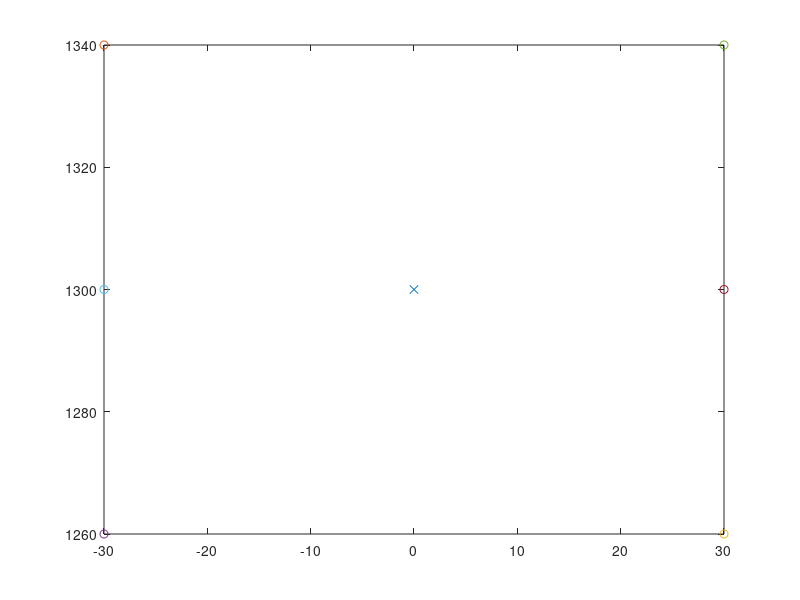
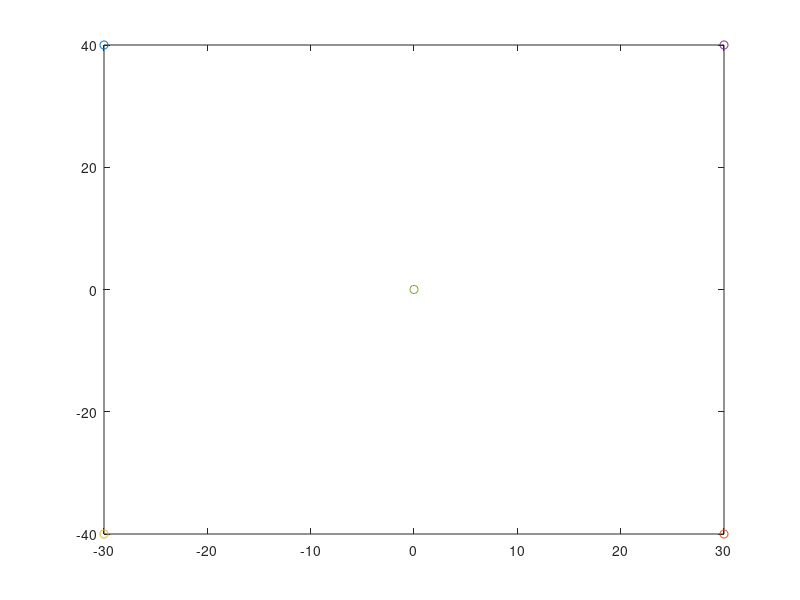

MATLAB code for these plots, in order:
%%
Centroid = [30,40];
% tcp = tcpclient("192.168.125.1", 1025);
% str = char(65)
% % UnicodeVal = double(str);
% Letter = "wqe";
currentCoords = [1336,0,1300]
startPos = currentCoords; % Where the robot will start writing from
% for i = 65:90
Letter= "E"

if Letter == "A" % 5 Points all linear
    
    startPos(3) = startPos(3) + Centroid(2);
    L_Corner = [currentCoords(1), currentCoords(2) - Centroid(1), currentCoords(3)-Centroid(2)];
    currentCoords + L_Corner
    R_Corner = [currentCoords(1), currentCoords(2) + Centroid(1), currentCoords(3)-Centroid(2)];
    currentCoords + R_Corner
    L_Mid = [currentCoords(1), currentCoords(2) -  Centroid(1)*0.6, currentCoords(3)-(2*Centroid(2)*0.6-Centroid(2))];
    R_Mid = [currentCoords(1), currentCoords(2) + Centroid(1)*0.6, currentCoords(3)-(2*Centroid(2)*0.6-Centroid(2))];
%     tcp.write(string(startPos(2), startPos(3)))
%     test = tcp.read();
%     if test == "next"
%         tcp.write(string(L_Corner(2), L_Corner(3)));
%     end
%     test = tcp.read();
%     if test == "next"
%         tcp.write(string(startPos(2), startPos(3)));
%     end
%     test = tcp.read()
%     if test == "next"
%         tcp.write(string(R_Corner(2), R_Corner(3)));
%     end
    figure;
    plot(currentCoords(2), currentCoords(3),"x")
    hold on;
    plot(startPos(2), startPos(3), '-o')
    hold on;
    plot(L_Corner(2), L_Corner(3), '-o')
    hold on;
    plot(R_Corner(2), R_Corner(3), '-o')
    hold on;
    plot(L_Mid(2), L_Mid(3), '-o')
    hold on;
    plot(R_Mid(2), R_Mid(3), '-o')
end

if Letter == "B" % 6 points 2 circular movements
    startPos = [currentCoords(1),currentCoords(2)-(Centroid(1)*0.4), currentCoords(3)+Centroid(2)]
    L_Bottom = [currentCoords(1), currentCoords(2) - (Centroid(1)*.4), currentCoords(3)-Centroid(2)]
    L_Mid = [currentCoords(1), currentCoords(2) - (Centroid(1)*0.4), currentCoords(3)]
%     Mid = [currentCoords(1), currentCoords(2) - (Centroid(1)*0.25), currentCoords(3)]
    Mid = currentCoords;
    Bott_Mid = [Mid(1), Mid(2), currentCoords(3)-Centroid(2)]
    Top_Mid = [Mid(1), Mid(2), currentCoords(3)+Centroid(2)]
    figure;
    plot(currentCoords(2), currentCoords(3), '-x');
    hold on;
    plot(startPos(2), startPos(3), '-o')
    hold on;
    plot(L_Bottom(2), L_Bottom(3), '-o')
    hold on;
%     plot(R_Corner(2), R_Corner(3), '-o')
%     hold on;
    plot(L_Mid(2), L_Mid(3), '-o')
    hold on;
    plot(Mid(2), Mid(3), '-o')
    plot(Top_Mid(2), Top_Mid(3), '-o')
    hold on;
    plot(Bott_Mid(2), Bott_Mid(3), '-o')
    hold on;
end

if Letter == "C" % 4 points all circular movements
    startPos = [currentCoords(1),currentCoords(2), currentCoords(3)+Centroid(2)]
    Bottom = [currentCoords(1), currentCoords(2), currentCoords(3)-Centroid(2)]
    Top_Arc = [currentCoords(1),currentCoords(2)+(Centroid(2)*0.1), currentCoords(3)+(Centroid(2)*0.9)]
    Bottom_Arc = [currentCoords(1), currentCoords(2)+(Centroid(2)*0.1), currentCoords(3)-(Centroid(2)*0.9)]
    figure;
    plot(currentCoords(2), currentCoords(3), '-x');
    hold on;
    plot(startPos(2), startPos(3), '-o')
    hold on;
    plot(Bottom(2), Bottom(3), '-o')
    hold on;
    plot(Top_Arc(2), Top_Arc(3), '-o')
    hold on;
    plot(Bottom_Arc(2), Bottom_Arc(3), '-o')
end

if Letter == "D" % 2 points 1 circular movement
    startPos = [currentCoords(1),currentCoords(2)-Centroid(1), currentCoords(3)+Centroid(2)]
    Bottom = [currentCoords(1), currentCoords(2)-Centroid(1), currentCoords(3)-Centroid(2)]
    figure;
    plot(currentCoords(2), currentCoords(3), '-x');
    hold on;
    plot(startPos(2), startPos(3), '-o')
    hold on;
    plot(Bottom(2), Bottom(3), '-o')
end

if Letter == "E" % 6 points All Linear movement
    startPos = [currentCoords(1),currentCoords(2)-Centroid(1), currentCoords(3)+Centroid(2)]
    L_Bott_Corner = [currentCoords(1), currentCoords(2)-Centroid(1), currentCoords(3)-Centroid(2)]
    R_Bott_Corner = [currentCoords(1), currentCoords(2)+Centroid(1), currentCoords(3)-Centroid(2)]
    R_Top_Corner = [currentCoords(1), currentCoords(2)+Centroid(1), currentCoords(3)+Centroid(2)]
    L_Mid = [currentCoords(1), currentCoords(2)-Centroid(1), currentCoords(3)]
    R_Mid = [currentCoords(1), currentCoords(2)+Centroid(1), currentCoords(3)]
    figure;
    plot(currentCoords(2), currentCoords(3), '-x');
    hold on;
    plot(startPos(2), startPos(3), '-o')
    hold on;
    plot(R_Bott_Corner(2), R_Bott_Corner(3), '-o')
    hold on;
    plot(L_Bott_Corner(2), L_Bott_Corner(3), '-o')
    hold on;
    plot(R_Top_Corner(2), R_Top_Corner(3), '-o')
    hold on;
    plot(L_Mid(2), L_Mid(3), '-o')
    hold on;
    plot(R_Mid(2), R_Mid(3), '-o')
end

if Letter == "F" % 5 points All Linear movement
    startPos = [currentCoords(1),currentCoords(2)-Centroid(1), currentCoords(3)+Centroid(2)]
    L_Bott_Corner = [currentCoords(1), currentCoords(2)-Centroid(1), currentCoords(3)-Centroid(2)]
    R_Top_Corner = [currentCoords(1), currentCoords(2)+Centroid(1), currentCoords(3)+Centroid(2)]
    L_Mid = [currentCoords(1), currentCoords(2)-Centroid(1), currentCoords(3)]
    R_Mid = [currentCoords(1), currentCoords(2)+Centroid(1), currentCoords(3)]
    figure;
    plot(currentCoords(2), currentCoords(3), '-x');
    hold on;
    plot(startPos(2), startPos(3), '-o')
    hold on;
    plot(L_Bott_Corner(2), L_Bott_Corner(3), '-o')
    hold on;
    plot(R_Top_Corner(2), R_Top_Corner(3), '-o')
    hold on;
    plot(L_Mid(2), L_Mid(3), '-o')
    hold on;
    plot(R_Mid(2), R_Mid(3), '-o')
end

if Letter == "G" % 5 points All Linear movement
    startPos = [currentCoords(1),currentCoords(2), currentCoords(3)+Centroid(2)]
    Bottom = [currentCoords(1), currentCoords(2), currentCoords(3)-Centroid(2)]
    R_Mid = [currentCoords(1), currentCoords(2)+Centroid(1), currentCoords(3)]
    R_Bott_Corner = [currentCoords(1), currentCoords(2)+Centroid(1), currentCoords(3)-Centroid(2)]
    Top_Arc = [currentCoords(1),currentCoords(2)+(Centroid(2)*0.1), currentCoords(3)+(Centroid(2)*0.9)]
    Mid = currentCoords;
    figure;
    plot(currentCoords(2), currentCoords(3), '-x');
    hold on;
    plot(startPos(2), startPos(3), '-o')
    hold on;
    plot(Bottom(2), Bottom(3), '-o')
    hold on;
    plot(R_Mid(2), R_Mid(3), '-o')
    hold on;
    plot(R_Bott_Corner(2), R_Bott_Corner(3), '-o')
    hold on;
    plot(Top_Arc(2), Top_Arc(3), '-o')
end

if Letter == "H" % 5 points All Linear movement
    startPos = [currentCoords(1),currentCoords(2)-Centroid(1), currentCoords(3)+Centroid(2)]
    L_Bott_Corner = [currentCoords(1), currentCoords(2)-Centroid(1), currentCoords(3)-Centroid(2)]
    R_Bott_Corner = [currentCoords(1), currentCoords(2)+Centroid(1), currentCoords(3)-Centroid(2)]
    R_Top_Corner = [currentCoords(1), currentCoords(2)+Centroid(1), currentCoords(3)+Centroid(2)]
    L_Mid = [currentCoords(1), currentCoords(2)-Centroid(1), currentCoords(3)]
    R_Mid = [currentCoords(1), currentCoords(2)+Centroid(1), currentCoords(3)]
    figure;
    plot(currentCoords(2), currentCoords(3), '-x');
    hold on;
    plot(startPos(2), startPos(3), '-o')
    hold on;
    plot(R_Bott_Corner(2), R_Bott_Corner(3), '-o')
    hold on;
    plot(L_Bott_Corner(2), L_Bott_Corner(3), '-o')
    hold on;
    plot(R_Top_Corner(2), R_Top_Corner(3), '-o')
    hold on;
    plot(L_Mid(2), L_Mid(3), '-o')
    hold on;
    plot(R_Mid(2), R_Mid(3), '-o')
end

if Letter == "I" % 5 points All Linear movement
    startPos = [currentCoords(1),currentCoords(2)-Centroid(1), currentCoords(3)+Centroid(2)]
    L_Bott_Corner = [currentCoords(1), currentCoords(2)-Centroid(1), currentCoords(3)-Centroid(2)]
    R_Bott_Corner = [currentCoords(1), currentCoords(2)+Centroid(1), currentCoords(3)-Centroid(2)]
    R_Top_Corner = [currentCoords(1), currentCoords(2)+Centroid(1), currentCoords(3)+Centroid(2)]
    Top_Mid = [currentCoords(1), currentCoords(2), currentCoords(3)+Centroid(2)]
    Bott_Mid = [currentCoords(1), currentCoords(2), currentCoords(3)-Centroid(2)]
    figure;
    plot(currentCoords(2), currentCoords(3), '-x');
    hold on;
    plot(startPos(2), startPos(3), '-o')
    hold on;
    plot(R_Bott_Corner(2), R_Bott_Corner(3), '-o')
    hold on;
    plot(L_Bott_Corner(2), L_Bott_Corner(3), '-o')
    hold on;
    plot(R_Top_Corner(2), R_Top_Corner(3), '-o')
    hold on;
    plot(Top_Mid(2), Top_Mid(3), '-o')
    hold on;
    plot(Bott_Mid(2), Bott_Mid(3), '-o')
end

if Letter == "J" % 3 points 1 Circular movement
    startPos = [currentCoords(1), currentCoords(2), currentCoords(3)+Centroid(2)]
    Bott_Arc_Mid = [currentCoords(1), currentCoords(2), currentCoords(3)-(Centroid(2)*0.7)]
    Bott_Arc_L = [currentCoords(1), currentCoords(2)-Centroid(1), currentCoords(3)-(Centroid(2)*0.7)]
    figure;
    plot(currentCoords(2), currentCoords(3), '-x');
    hold on;
    plot(startPos(2), startPos(3), '-o')
    hold on;
    plot(Bott_Arc_Mid(2), Bott_Arc_Mid(3), '-o')
    hold on;
    plot(Bott_Arc_L(2), Bott_Arc_L(3), '-o')
end

if Letter == "K" % 5 points All Linear movement
    startPos = [currentCoords(1),currentCoords(2)-Centroid(1), currentCoords(3)+Centroid(2)]
    L_Bott_Corner = [currentCoords(1), currentCoords(2)-Centroid(1), currentCoords(3)-Centroid(2)]
    R_Bott_Corner = [currentCoords(1), currentCoords(2)+Centroid(1), currentCoords(3)-Centroid(2)]
    R_Top_Corner = [currentCoords(1), currentCoords(2)+Centroid(1), currentCoords(3)+Centroid(2)]
    L_Mid = [currentCoords(1), currentCoords(2)-Centroid(1), currentCoords(3)]
    figure;
    plot(currentCoords(2), currentCoords(3), '-x');
    hold on;
    plot(startPos(2), startPos(3), '-o')
    hold on;
    plot(R_Bott_Corner(2), R_Bott_Corner(3), '-o')
    hold on;
    plot(L_Bott_Corner(2), L_Bott_Corner(3), '-o')
    hold on;
    plot(R_Top_Corner(2), R_Top_Corner(3), '-o')
    hold on;
    plot(L_Mid(2), L_Mid(3), '-o')
end

if Letter == "L" % 3 points 1 Circular movement
    startPos = [currentCoords(1),currentCoords(2)-Centroid(1), currentCoords(3)+Centroid(2)]
    L_Bott_Corner = [currentCoords(1), currentCoords(2)-Centroid(1), currentCoords(3)-Centroid(2)]
    R_Bott_Corner = [currentCoords(1), currentCoords(2)+Centroid(1), currentCoords(3)-Centroid(2)]
    figure;
    plot(currentCoords(2), currentCoords(3), '-x');
    hold on;
    plot(startPos(2), startPos(3), '-o')
    hold on;
    plot(R_Bott_Corner(2), R_Bott_Corner(3), '-o')
    hold on;
    plot(L_Bott_Corner(2), L_Bott_Corner(3), '-o')
end

if Letter == "M" % 5 points All Linear movement
    startPos = [currentCoords(1),currentCoords(2)-Centroid(1), currentCoords(3)+Centroid(2)]
    L_Bott_Corner = [currentCoords(1), currentCoords(2)-Centroid(1), currentCoords(3)-Centroid(2)]
    R_Bott_Corner = [currentCoords(1), currentCoords(2)+Centroid(1), currentCoords(3)-Centroid(2)]
    R_Top_Corner = [currentCoords(1), currentCoords(2)+Centroid(1), currentCoords(3)+Centroid(2)]
    Mid = currentCoords
    figure;
    plot(currentCoords(2), currentCoords(3), '-x');
    hold on;
    plot(startPos(2), startPos(3), '-o')
    hold on;
    plot(R_Bott_Corner(2), R_Bott_Corner(3), '-o')
    hold on;
    plot(L_Bott_Corner(2), L_Bott_Corner(3), '-o')
    hold on;
    plot(R_Top_Corner(2), R_Top_Corner(3), '-o')
    hold on;
    plot(Mid(2), Mid(3), '-o')
end

if Letter == "N" % 5 points All Linear movement - Same as points as M
    % Start at Bottom Left Corner
    startPos = [currentCoords(1), currentCoords(2)-Centroid(1), currentCoords(3)-Centroid(2)]
    L_Top_Corner = [currentCoords(1),currentCoords(2)-Centroid(1), currentCoords(3)+Centroid(2)]
    R_Bott_Corner = [currentCoords(1), currentCoords(2)+Centroid(1), currentCoords(3)-Centroid(2)]
    R_Top_Corner = [currentCoords(1), currentCoords(2)+Centroid(1), currentCoords(3)+Centroid(2)]
    Mid = currentCoords
    figure;
    plot(currentCoords(2), currentCoords(3), '-x');
    hold on;
    plot(startPos(2), startPos(3), '-o')
    hold on;
    plot(R_Bott_Corner(2), R_Bott_Corner(3), '-o')
    hold on;
    plot(L_Bott_Corner(2), L_Bott_Corner(3), '-o')
    hold on;
    plot(R_Top_Corner(2), R_Top_Corner(3), '-o')
    hold on;
    plot(Mid(2), Mid(3), '-o')
    hold on;
    plot(L_Top_Corner(2), L_Top_Corner(3), '-o')
end

if Letter == "O" % 4 points all circular movements
    startPos = [currentCoords(1),currentCoords(2), currentCoords(3)+Centroid(2)]
    Bottom = [currentCoords(1), currentCoords(2), currentCoords(3)-Centroid(2)]
    figure;
    plot(currentCoords(2), currentCoords(3), '-x');
    hold on;
    plot(startPos(2), startPos(3), '-o')
    hold on;
    plot(Bottom(2), Bottom(3), '-o')
end

if Letter == "P" % 3 points 1 Circular movement
    % Start at bottom
    startPos = [currentCoords(1), currentCoords(2)-Centroid(1), currentCoords(3)-Centroid(2)]
    Top = [currentCoords(1), currentCoords(2)-Centroid(1), currentCoords(3)+Centroid(2)]
    L_Mid = [currentCoords(1), currentCoords(2)-Centroid(1), currentCoords(3)]
    figure;
    plot(currentCoords(2), currentCoords(3), '-x');
    hold on;
    plot(startPos(2), startPos(3), '-o')
    hold on;
    plot(Top(2), Top(3), '-o')
    hold on;
    plot(L_Mid(2), L_Mid(3), '-o')
end

if Letter == "Q" % 4 points all circular movements
    startPos = [currentCoords(1),currentCoords(2), currentCoords(3)+Centroid(2)]
    Bottom = [currentCoords(1), currentCoords(2), currentCoords(3)-Centroid(2)]
    Mid = currentCoords;
    R_Bott_Corner = [currentCoords(1), currentCoords(2)+Centroid(1), currentCoords(3)-Centroid(2)]
    figure;
    plot(currentCoords(2), currentCoords(3), '-x');
    hold on;
    plot(startPos(2), startPos(3), '-o')
    hold on;
    plot(Bottom(2), Bottom(3), '-o')
    hold on;
    plot(Mid(2), Mid(3), '-o')
    hold on;
    plot(R_Bott_Corner(2), R_Bott_Corner(3), '-o')
end

if Letter == "R" % 3 points 1 Circular movement
    % Start at bottom
    startPos = [currentCoords(1), currentCoords(2)-Centroid(1), currentCoords(3)-Centroid(2)]
    Top = [currentCoords(1), currentCoords(2)-Centroid(1), currentCoords(3)+Centroid(2)]
    L_Mid = [currentCoords(1), currentCoords(2)-Centroid(1), currentCoords(3)]
    Top_Mid = [currentCoords(1), currentCoords(2), currentCoords(3)+Centroid(2)]
    R_Bott_Corner = [currentCoords(1), currentCoords(2)+Centroid(1), currentCoords(3)-Centroid(2)]
    Mid = currentCoords;
    figure;
    plot(currentCoords(2), currentCoords(3), '-x');
    hold on;
    plot(startPos(2), startPos(3), '-o')
    hold on;
    plot(Top(2), Top(3), '-o')
    hold on;
    plot(L_Mid(2), L_Mid(3), '-o')
    hold on;
    plot(R_Bott_Corner(2), R_Bott_Corner(3), '-o')
    hold on;
    plot(Top_Mid(2), Top_Mid(3), '-o')
end

if Letter == "S" % 5 points 2 Circular movement
    % Start at top right
    startPos = [currentCoords(1), currentCoords(2)+Centroid(1), currentCoords(3)+Centroid(2)]
    L_Bott_Corner = [currentCoords(1), currentCoords(2)-Centroid(1), currentCoords(3)-Centroid(2)]
    Top_Mid = [currentCoords(1), currentCoords(2), currentCoords(3)+Centroid(2)]
    Bott_Mid = [currentCoords(1), currentCoords(2), currentCoords(3)-Centroid(2)]
    Mid = currentCoords;
    figure;
    plot(currentCoords(2), currentCoords(3), '-x');
    hold on;
    plot(startPos(2), startPos(3), '-o')
    hold on;
    plot(Mid(2), Mid(3), '-o')
    hold on;
    plot(L_Bott_Corner(2), L_Bott_Corner(3), '-o')
    hold on;
    plot(R_Top_Corner(2), R_Top_Corner(3), '-o')
    hold on;
    plot(Top_Mid(2), Top_Mid(3), '-o')
    hold on;
    plot(Bott_Mid(2), Bott_Mid(3), '-o')
end

if Letter == "T" % 4 points All Linear movement
    % Start at top left
    startPos = [currentCoords(1),currentCoords(2)-Centroid(1), currentCoords(3)+Centroid(2)]
    R_Top_Corner = [currentCoords(1), currentCoords(2)+Centroid(1), currentCoords(3)+Centroid(2)]
    Top_Mid = [currentCoords(1), currentCoords(2), currentCoords(3)+Centroid(2)]
    Bott_Mid = [currentCoords(1), currentCoords(2), currentCoords(3)-Centroid(2)]
    figure;
    plot(currentCoords(2), currentCoords(3), '-x');
    hold on;
    plot(startPos(2), startPos(3), '-o')
    hold on;
    plot(R_Top_Corner(2), R_Top_Corner(3), '-o')
    hold on;
    plot(Top_Mid(2), Top_Mid(3), '-o')
    hold on;
    plot(Bott_Mid(2), Bott_Mid(3), '-o')
end

if Letter == "U" % 5 points 1 or 2 Linear movement
    % Start at top left corner
    startPos = [currentCoords(1),currentCoords(2)-Centroid(1), currentCoords(3)+Centroid(2)]
    R_Top_Corner = [currentCoords(1), currentCoords(2)+Centroid(1), currentCoords(3)+Centroid(2)]
    Bott_Mid = [currentCoords(1), currentCoords(2), currentCoords(3)-Centroid(2)]
    L_Mid = [currentCoords(1), currentCoords(2)-Centroid(1), currentCoords(3)]
    R_Mid = [currentCoords(1), currentCoords(2)+Centroid(1), currentCoords(3)]
    figure;
    plot(currentCoords(2), currentCoords(3), '-x');
    hold on;
    plot(startPos(2), startPos(3), '-o')
    hold on;
    plot(R_Top_Corner(2), R_Top_Corner(3), '-o')
    hold on;
    plot(Bott_Mid(2), Bott_Mid(3), '-o')
    hold on;
    plot(L_Mid(2), L_Mid(3), '-o')
    hold on;
    plot(R_Mid(2), R_Mid(3), '-o')
end

if Letter == "V" % 5 points All Linear movement
    % Start at top left corner
    startPos = [currentCoords(1),currentCoords(2)-Centroid(1), currentCoords(3)+Centroid(2)]
    Bott_Mid = [currentCoords(1), currentCoords(2), currentCoords(3)-Centroid(2)]
    R_Top_Corner = [currentCoords(1), currentCoords(2)+Centroid(1), currentCoords(3)+Centroid(2)]
    figure;
    plot(currentCoords(2), currentCoords(3), '-x');
    hold on;
    plot(startPos(2), startPos(3), '-o')
    hold on;
    plot(R_Top_Corner(2), R_Top_Corner(3), '-o')
    hold on;
    plot(Bott_Mid(2), Bott_Mid(3), '-o')
end

if Letter == "W" % 5 points All Linear movement
    % Start at top left corner
    startPos = [currentCoords(1),currentCoords(2)-Centroid(1), currentCoords(3)+Centroid(2)]
    L_Bott = [currentCoords(1), currentCoords(2)-(Centroid(2)/2), currentCoords(3)-Centroid(2)]
    R_Bott = [currentCoords(1), currentCoords(2)+(Centroid(2)/2), currentCoords(3)-Centroid(2)]
    R_Top_Corner = [currentCoords(1), currentCoords(2)+Centroid(1), currentCoords(3)+Centroid(2)]
    Mid = currentCoords;
    figure;
    plot(currentCoords(2), currentCoords(3), '-x');
    hold on;
    plot(Mid(2), Mid(3), '-o')
    hold on;
    plot(startPos(2), startPos(3), '-o')
    hold on;
    plot(R_Top_Corner(2), R_Top_Corner(3), '-o')
    hold on;
    plot(L_Bott(2), L_Bott(3), '-o')
    hold on;
    plot(R_Bott(2), R_Bott(3), '-o')
end

if Letter == "X" % 5 points All Linear movement
    startPos = [currentCoords(1),currentCoords(2)-Centroid(1), currentCoords(3)+Centroid(2)]
    L_Bott_Corner = [currentCoords(1), currentCoords(2)-Centroid(1), currentCoords(3)-Centroid(2)]
    R_Bott_Corner = [currentCoords(1), currentCoords(2)+Centroid(1), currentCoords(3)-Centroid(2)]
    R_Top_Corner = [currentCoords(1), currentCoords(2)+Centroid(1), currentCoords(3)+Centroid(2)]
    figure;
    plot(currentCoords(2), currentCoords(3), '-x');
    hold on;
    plot(startPos(2), startPos(3), '-o')
    hold on;
    plot(R_Bott_Corner(2), R_Bott_Corner(3), '-o')
    hold on;
    plot(L_Bott_Corner(2), L_Bott_Corner(3), '-o')
    hold on;
    plot(R_Top_Corner(2), R_Top_Corner(3), '-o')
end

if Letter == "Y" % 5 points All Linear movement
    % Start as Left Top Corner
    startPos = [currentCoords(1),currentCoords(2)-Centroid(1), currentCoords(3)+Centroid(2)]
    R_Top_Corner = [currentCoords(1), currentCoords(2)+Centroid(1), currentCoords(3)+Centroid(2)]
    L_Top_Corner = [currentCoords(1),currentCoords(2)-Centroid(1), currentCoords(3)+Centroid(2)]
    Mid = currentCoords;
    Bott_Mid = [currentCoords(1), currentCoords(2), currentCoords(3)-Centroid(2)]
    figure;
    plot(currentCoords(2), currentCoords(3), '-x');
    hold on;
    plot(startPos(2), startPos(3), '-o')
    hold on;
    plot(R_Top_Corner(2), R_Top_Corner(3), '-o')
    hold on;
    plot(L_Top_Corner(2), L_Top_Corner(3), '-o')
    hold on;
    plot(Mid(2), Mid(3), '-o')
    hold on;
    plot(Bott_Mid(2), Bott_Mid(3), '-o')
end

if Letter == "Z" % 4 points All Linear movement
    % Start at top left corner
    startPos = [currentCoords(1),currentCoords(2)-Centroid(1), currentCoords(3)+Centroid(2)]
    L_Bott_Corner = [currentCoords(1), currentCoords(2)-Centroid(1), currentCoords(3)-Centroid(2)]
    R_Bott_Corner = [currentCoords(1), currentCoords(2)+Centroid(1), currentCoords(3)-Centroid(2)]
    R_Top_Corner = [currentCoords(1), currentCoords(2)+Centroid(1), currentCoords(3)+Centroid(2)]
    figure;
    plot(currentCoords(2), currentCoords(3), '-x');
    hold on;
    plot(startPos(2), startPos(3), '-o')
    hold on;
    plot(R_Bott_Corner(2), R_Bott_Corner(3), '-o')
    hold on;
    plot(L_Bott_Corner(2), L_Bott_Corner(3), '-o')
    hold on;
    plot(R_Top_Corner(2), R_Top_Corner(3), '-o')
end

% end

%% Displaying X and Y changes needed

% Letter= char(i)
currentCoords = [1336,0,1090]
Letter = "N";
Centroid = [30,40];

if Letter == "A" % 5 Points all linear
    startPos = [currentCoords(1),currentCoords(2), currentCoords(3)+Centroid(2)];
    L_Corner = [currentCoords(1), currentCoords(2) - Centroid(1), currentCoords(3)-Centroid(2)];
    R_Corner = [currentCoords(1), currentCoords(2) + Centroid(1), currentCoords(3)-Centroid(2)];
    L_Mid = (L_Corner(:) + startPos(:)).'/2;
    R_Mid = (R_Corner(:) + startPos(:)).'/2;
    Midpoint = (R_Mid(:) + L_Corner(:)).'/2

    startPosANS = [0,0, Centroid(2)]
    L_Corner_ANS = [0, - Centroid(1), -Centroid(2)]
    R_Corner_ANS = [0, Centroid(1), -Centroid(2)]
    L_Mid_ANS = (L_Corner_ANS(:) + startPosANS(:)).'/2
    R_Mid_ANS = (R_Corner_ANS(:) + startPosANS(:)).'/2

%     L_Mid = [currentCoords(1), currentCoords(2) -  Centroid(1)*0.6, currentCoords(3)-(2*Centroid(2)*0.6-Centroid(2))];
%     R_Mid = [currentCoords(1), currentCoords(2) + Centroid(1)*0.6, currentCoords(3)-(2*Centroid(2)*0.6-Centroid(2))];
%   TCP 
%     tcp.write(string(startPos(2), startPos(3)))
%     test = tcp.read();
%     if test == "next"
%         tcp.write(string(L_Corner(2), L_Corner(3)));
%     end
%     test = tcp.read();
%     if test == "next"
%         tcp.write(string(startPos(2), startPos(3)));
%     end
%     test = tcp.read()
%     if test == "next"
%         tcp.write(string(R_Corner(2), R_Corner(3)));
%     end

    figure;
    plot(currentCoords(2), currentCoords(3),"x")
    hold on;
    plot(startPos(2), startPos(3), '-o')
    hold on;
    plot(L_Corner(2), L_Corner(3), '-o')
    hold on;
    plot(R_Corner(2), R_Corner(3), '-o')
    hold on;
    plot(L_Mid(2), L_Mid(3), '-o')
    hold on;
    plot(R_Mid(2), R_Mid(3), '-o')
end

if Letter == "B" % 6 points 2 circular movements
    startPos = [currentCoords(1),currentCoords(2)-(Centroid(1)), currentCoords(3)+Centroid(2)]
    L_Bottom = [currentCoords(1), currentCoords(2) - (Centroid(1)), currentCoords(3)-Centroid(2)]
    L_Mid = [currentCoords(1), currentCoords(2) - (Centroid(1)), currentCoords(3)]
%     Mid = [currentCoords(1), currentCoords(2) - (Centroid(1)*0.25), currentCoords(3)]
    Mid = currentCoords
    Bott_Mid = [Mid(1), Mid(2), currentCoords(3)-Centroid(2)]
    Top_Mid = [Mid(1), Mid(2), currentCoords(3)+Centroid(2)]

    startPosANS = [0,-(Centroid(1)), Centroid(2)]
    L_Bottom_ANS = [0, - (Centroid(1)), -Centroid(2)]
    Bott_Mid_ANS = [0, 0, -Centroid(2)]
    Top_Mid_ANS = [0, 0, Centroid(2)]
    L_Mid_ANS = (L_Bottom_ANS(:) + startPosANS(:)).'/2

    figure;
    plot(currentCoords(2), currentCoords(3), '-x');
    hold on;
    plot(startPos(2), startPos(3), '-o')
    hold on;
    plot(L_Bottom(2), L_Bottom(3), '-o')
    hold on;
%     plot(R_Corner(2), R_Corner(3), '-o')
%     hold on;
    plot(L_Mid(2), L_Mid(3), '-o')
    hold on;
    plot(Mid(2), Mid(3), '-o')
    plot(Top_Mid(2), Top_Mid(3), '-o')
    hold on;
    plot(Bott_Mid(2), Bott_Mid(3), '-o')
    hold on;
end

if Letter == "E" % 6 points All Linear movement
    startPos = [currentCoords(1),currentCoords(2)-Centroid(1), currentCoords(3)+Centroid(2)];
    L_Bott_Corner = [currentCoords(1), currentCoords(2)-Centroid(1), currentCoords(3)-Centroid(2)];
    R_Bott_Corner = [currentCoords(1), currentCoords(2)+Centroid(1), currentCoords(3)-Centroid(2)];
    R_Top_Corner = [currentCoords(1), currentCoords(2)+Centroid(1), currentCoords(3)+Centroid(2)];
    L_Mid = [currentCoords(1), currentCoords(2)-Centroid(1), currentCoords(3)];
    R_Mid = [currentCoords(1), currentCoords(2)+Centroid(1), currentCoords(3)];

    startPos_ANS = [0,-Centroid(1)*-1, Centroid(2)]
    L_Bott_Corner_ANS = [0, -Centroid(1)*-1, -Centroid(2)]
    R_Bott_Corner_ANS = [0, Centroid(1)*-1, -Centroid(2)]
    R_Top_Corner_ANS = [0, Centroid(1)*-1, Centroid(2)]
    L_Mid_ANS = [0, -Centroid(1)*-1, 0]
    R_Mid_ANS = [0, Centroid(1)*-1, 0]
    

    figure;
    plot(currentCoords(2), currentCoords(3), '-x');
    hold on;
    plot(startPos(2), startPos(3), '-o')
    hold on;
    plot(R_Bott_Corner(2), R_Bott_Corner(3), '-o')
    hold on;
    plot(L_Bott_Corner(2), L_Bott_Corner(3), '-o')
    hold on;
    plot(R_Top_Corner(2), R_Top_Corner(3), '-o')
    hold on;
    plot(L_Mid(2), L_Mid(3), '-o')
    hold on;
    plot(R_Mid(2), R_Mid(3), '-o')
end

if Letter == "F" % 5 points All Linear movement
    startPos = [currentCoords(1),currentCoords(2)-Centroid(1), currentCoords(3)+Centroid(2)]
    L_Bott_Corner = [currentCoords(1), currentCoords(2)-Centroid(1), currentCoords(3)-Centroid(2)]
    R_Top_Corner = [currentCoords(1), currentCoords(2)+Centroid(1), currentCoords(3)+Centroid(2)]
    L_Mid = [currentCoords(1), currentCoords(2)-Centroid(1), currentCoords(3)]
    R_Mid = [currentCoords(1), currentCoords(2)+Centroid(1), currentCoords(3)]
    
    startPos_ANS = [0,-Centroid(1)*-1, Centroid(2)]
    L_Bott_Corner_ANS = [0, -Centroid(1)*-1, -Centroid(2)]
    R_Top_Corner_ANS = [0, Centroid(1)*-1, Centroid(2)]
    L_Mid_ANS = [0, -Centroid(1)*-1, 0]
    R_Mid_ANS = [0, Centroid(1)*-1, 0]
    
    figure;
    plot(currentCoords(2), currentCoords(3), '-x');
    hold on;
    plot(startPos(2), startPos(3), '-o')
    hold on;
    plot(L_Bott_Corner(2), L_Bott_Corner(3), '-o')
    hold on;
    plot(R_Top_Corner(2), R_Top_Corner(3), '-o')
    hold on;
    plot(L_Mid(2), L_Mid(3), '-o')
    hold on;
    plot(R_Mid(2), R_Mid(3), '-o')

%     figure;
%     plot(startPos_ANS(2), startPos_ANS(3), '-o')
%     hold on;
%     plot(L_Bott_Corner_ANS(2), L_Bott_Corner_ANS(3), '-o')
%     hold on;
%     plot(R_Top_Corner_ANS(2), R_Top_Corner_ANS(3), '-o')
%     hold on;
%     plot(L_Mid_ANS(2), L_Mid_ANS(3), '-o')
%     hold on;
%     plot(R_Mid_ANS(2), R_Mid_ANS(3), '-o')
end

if Letter == "H" % 5 points All Linear movement
    startPos = [currentCoords(1),currentCoords(2)-Centroid(1), currentCoords(3)+Centroid(2)];
    L_Bott_Corner = [currentCoords(1), currentCoords(2)-Centroid(1), currentCoords(3)-Centroid(2)];
    R_Bott_Corner = [currentCoords(1), currentCoords(2)+Centroid(1), currentCoords(3)-Centroid(2)];
    R_Top_Corner = [currentCoords(1), currentCoords(2)+Centroid(1), currentCoords(3)+Centroid(2)];
    L_Mid = [currentCoords(1), currentCoords(2)-Centroid(1), currentCoords(3)];
    R_Mid = [currentCoords(1), currentCoords(2)+Centroid(1), currentCoords(3)];
    
    startPos_ANS = [0,-Centroid(1), Centroid(2)]
    L_Bott_Corner_ANS = [0, -Centroid(1), -Centroid(2)]
    R_Bott_Corner_ANS = [0, Centroid(1), -Centroid(2)]
    R_Top_Corner_ANS = [0, Centroid(1), +Centroid(2)]
    L_Mid_ANS = [0, -Centroid(1), 0]
    R_Mid_ANS = [0, Centroid(1), 0]

%     figure;
%     plot(currentCoords(2), currentCoords(3), '-x');
%     hold on;
%     plot(startPos(2), startPos(3), '-o')
%     hold on;
%     plot(R_Bott_Corner(2), R_Bott_Corner(3), '-o')
%     hold on;
%     plot(L_Bott_Corner(2), L_Bott_Corner(3), '-o')
%     hold on;
%     plot(R_Top_Corner(2), R_Top_Corner(3), '-o')
%     hold on;
%     plot(L_Mid(2), L_Mid(3), '-o')
%     hold on;
%     plot(R_Mid(2), R_Mid(3), '-o')
end

if Letter == "I" % 5 points All Linear movement
    startPos = [currentCoords(1),currentCoords(2)-Centroid(1), currentCoords(3)+Centroid(2)]
    L_Bott_Corner = [currentCoords(1), currentCoords(2)-Centroid(1), currentCoords(3)-Centroid(2)]
    R_Bott_Corner = [currentCoords(1), currentCoords(2)+Centroid(1), currentCoords(3)-Centroid(2)]
    R_Top_Corner = [currentCoords(1), currentCoords(2)+Centroid(1), currentCoords(3)+Centroid(2)]
    Top_Mid = [currentCoords(1), currentCoords(2), currentCoords(3)+Centroid(2)]
    Bott_Mid = [currentCoords(1), currentCoords(2), currentCoords(3)-Centroid(2)]

    startPos_ANS = [0,currentCoords(2)-Centroid(1), +Centroid(2)]
    L_Bott_Corner_ANS = [0, currentCoords(2)-Centroid(1), -Centroid(2)]
    R_Bott_Corner_ANS = [0, currentCoords(2)+Centroid(1), -Centroid(2)]
    R_Top_Corner_ANS = [0, currentCoords(2)+Centroid(1), +Centroid(2)]
    Top_Mid_ANS = [0, currentCoords(2), +Centroid(2)]
    Bott_Mid_ANS = [0, currentCoords(2), -Centroid(2)]
    
    figure;
    plot(currentCoords(2), currentCoords(3), '-x');
    hold on;
    plot(startPos(2), startPos(3), '-o')
    hold on;
    plot(R_Bott_Corner(2), R_Bott_Corner(3), '-o')
    hold on;
    plot(L_Bott_Corner(2), L_Bott_Corner(3), '-o')
    hold on;
    plot(R_Top_Corner(2), R_Top_Corner(3), '-o')
    hold on;
    plot(Top_Mid(2), Top_Mid(3), '-o')
    hold on;
    plot(Bott_Mid(2), Bott_Mid(3), '-o')
end

if Letter == "K" % 5 points All Linear movement
    startPos = [currentCoords(1),currentCoords(2)-Centroid(1), currentCoords(3)+Centroid(2)];
    L_Bott_Corner = [currentCoords(1), currentCoords(2)-Centroid(1), currentCoords(3)-Centroid(2)];
    R_Bott_Corner = [currentCoords(1), currentCoords(2)+Centroid(1), currentCoords(3)-Centroid(2)];
    R_Top_Corner = [currentCoords(1), currentCoords(2)+Centroid(1), currentCoords(3)+Centroid(2)];
    L_Mid = [currentCoords(1), currentCoords(2)-Centroid(1), currentCoords(3)];
    
    startPos_ANS = [0,+Centroid(1), +Centroid(2)]
    L_Bott_Corner_ANS = [0, +Centroid(1), -Centroid(2)]
    R_Bott_Corner_ANS = [0, -Centroid(1), -Centroid(2)]
    R_Top_Corner_ANS = [0, -Centroid(1), +Centroid(2)]
    L_Mid_ANS = [0, +Centroid(1), 0]

%     figure;
%     plot(currentCoords(2), currentCoords(3), '-x');
%     hold on;
%     plot(startPos(2), startPos(3), '-o')
%     hold on;
%     plot(R_Bott_Corner(2), R_Bott_Corner(3), '-o')
%     hold on;
%     plot(L_Bott_Corner(2), L_Bott_Corner(3), '-o')
%     hold on;
%     plot(R_Top_Corner(2), R_Top_Corner(3), '-o')
%     hold on;
%     plot(L_Mid(2), L_Mid(3), '-o')

%     figure;
%     plot(startPos_ANS(2), startPos_ANS(3), '-o')
%     hold on;
%     plot(R_Bott_Corner_ANS(2), R_Bott_Corner_ANS(3), '-o')
%     hold on;
%     plot(L_Bott_Corner_ANS(2), L_Bott_Corner_ANS(3), '-o')
%     hold on;
%     plot(R_Top_Corner_ANS(2), R_Top_Corner_ANS(3), '-o')
%     hold on;
%     plot(L_Mid_ANS(2), L_Mid_ANS(3), '-o')
end

if Letter == "L" % 3 points 1 Circular movement
    startPos = [currentCoords(1),currentCoords(2)-Centroid(1), currentCoords(3)+Centroid(2)]
    L_Bott_Corner = [currentCoords(1), currentCoords(2)-Centroid(1), currentCoords(3)-Centroid(2)]
    R_Bott_Corner = [currentCoords(1), currentCoords(2)+Centroid(1), currentCoords(3)-Centroid(2)]

    startPos_ANS = [0,Centroid(1), +Centroid(2)]
    L_Bott_Corner_ANS = [0, Centroid(1), -Centroid(2)]
    R_Bott_Corner_ANS = [0, -Centroid(1), -Centroid(2)]

    figure;
    plot(startPos_ANS(2), startPos_ANS(3), '-o')
    hold on;
    plot(R_Bott_Corner_ANS(2), R_Bott_Corner_ANS(3), '-o')
    hold on;
    plot(L_Bott_Corner_ANS(2), L_Bott_Corner_ANS(3), '-o')
end

if Letter == "M" % 5 points All Linear movement
    startPos = [currentCoords(1),currentCoords(2)-Centroid(1), currentCoords(3)+Centroid(2)]
    L_Bott_Corner = [currentCoords(1), currentCoords(2)-Centroid(1), currentCoords(3)-Centroid(2)]
    R_Bott_Corner = [currentCoords(1), currentCoords(2)+Centroid(1), currentCoords(3)-Centroid(2)]
    R_Top_Corner = [currentCoords(1), currentCoords(2)+Centroid(1), currentCoords(3)+Centroid(2)]

    startPos_ANS = [0,-Centroid(1), +Centroid(2)]
    L_Bott_Corner_ANS = [0, -Centroid(1), -Centroid(2)]
    R_Bott_Corner_ANS = [0, +Centroid(1), -Centroid(2)]
    R_Top_Corner_ANS = [0, +Centroid(1), +Centroid(2)]

    Mid_ANS = [0,0,0]
    figure;
    plot(startPos_ANS(2), startPos_ANS(3), '-o')
    hold on;
    plot(R_Bott_Corner_ANS(2), R_Bott_Corner_ANS(3), '-o')
    hold on;
    plot(L_Bott_Corner_ANS(2), L_Bott_Corner_ANS(3), '-o')
    hold on;
    plot(R_Top_Corner_ANS(2), R_Top_Corner_ANS(3), '-o')
    hold on;
    plot(Mid_ANS(2), Mid_ANS(3), '-o')
end

if Letter == "N" % 5 points All Linear movement - Same as points as M
    % Start at Bottom Left Corner
    startPos = [currentCoords(1),currentCoords(2)-Centroid(1), currentCoords(3)+Centroid(2)]
    L_Bott_Corner = [currentCoords(1), currentCoords(2)-Centroid(1), currentCoords(3)-Centroid(2)]
    R_Bott_Corner = [currentCoords(1), currentCoords(2)+Centroid(1), currentCoords(3)-Centroid(2)]
    R_Top_Corner = [currentCoords(1), currentCoords(2)+Centroid(1), currentCoords(3)+Centroid(2)]

    startPos_ANS = [0,-Centroid(1), +Centroid(2)]
    L_Bott_Corner_ANS = [0, -Centroid(1), -Centroid(2)]
    R_Bott_Corner_ANS = [0, +Centroid(1), -Centroid(2)]
    R_Top_Corner_ANS = [0, +Centroid(1), +Centroid(2)]

    Mid_ANS = [0,0,0]
    figure;
    plot(startPos_ANS(2), startPos_ANS(3), '-o')
    hold on;
    plot(R_Bott_Corner_ANS(2), R_Bott_Corner_ANS(3), '-o')
    hold on;
    plot(L_Bott_Corner_ANS(2), L_Bott_Corner_ANS(3), '-o')
    hold on;
    plot(R_Top_Corner_ANS(2), R_Top_Corner_ANS(3), '-o')
    hold on;
    plot(Mid_ANS(2), Mid_ANS(3), '-o')
end

if Letter == "T" % 4 points All Linear movement
    % Start at top left
    startPos = [currentCoords(1),currentCoords(2)-Centroid(1), currentCoords(3)+Centroid(2)]

    R_Top_Corner = [currentCoords(1), currentCoords(2)+Centroid(1), currentCoords(3)+Centroid(2)]

    startPos_ANS = [0,-Centroid(1), +Centroid(2)]
    L_Bott_Corner_ANS = [0, -Centroid(1), -Centroid(2)]
    R_Bott_Corner_ANS = [0, +Centroid(1), -Centroid(2)]
    R_Top_Corner_ANS = [0, +Centroid(1), +Centroid(2)]

    Mid_ANS = [0,0,0]
    figure;
    plot(startPos_ANS(2), startPos_ANS(3), '-o')
    hold on;
    plot(R_Bott_Corner_ANS(2), R_Bott_Corner_ANS(3), '-o')
    hold on;
    plot(L_Bott_Corner_ANS(2), L_Bott_Corner_ANS(3), '-o')
    hold on;
    plot(R_Top_Corner_ANS(2), R_Top_Corner_ANS(3), '-o')
    hold on;
    plot(Mid_ANS(2), Mid_ANS(3), '-o')
end

if Letter == "V" % 5 points All Linear movement
    % Start at top left corner
    startPos = [currentCoords(1),currentCoords(2)-Centroid(1), currentCoords(3)+Centroid(2)]
    Bott_Mid = [currentCoords(1), currentCoords(2), currentCoords(3)-Centroid(2)]
    R_Top_Corner = [currentCoords(1), currentCoords(2)+Centroid(1), currentCoords(3)+Centroid(2)]
    figure;
    plot(currentCoords(2), currentCoords(3), '-x');
    hold on;
    plot(startPos(2), startPos(3), '-o')
    hold on;
    plot(R_Top_Corner(2), R_Top_Corner(3), '-o')
    hold on;
    plot(Bott_Mid(2), Bott_Mid(3), '-o')
end

if Letter == "W" % 5 points All Linear movement
    % Start at top left corner
    startPos = [currentCoords(1),currentCoords(2)-Centroid(1), currentCoords(3)+Centroid(2)]
    L_Bott = [currentCoords(1), currentCoords(2)-(Centroid(2)/2), currentCoords(3)-Centroid(2)]
    R_Bott = [currentCoords(1), currentCoords(2)+(Centroid(2)/2), currentCoords(3)-Centroid(2)]
    R_Top_Corner = [currentCoords(1), currentCoords(2)+Centroid(1), currentCoords(3)+Centroid(2)]
    Mid = currentCoords;
    figure;
    plot(currentCoords(2), currentCoords(3), '-x');
    hold on;
    plot(Mid(2), Mid(3), '-o')
    hold on;
    plot(startPos(2), startPos(3), '-o')
    hold on;
    plot(R_Top_Corner(2), R_Top_Corner(3), '-o')
    hold on;
    plot(L_Bott(2), L_Bott(3), '-o')
    hold on;
    plot(R_Bott(2), R_Bott(3), '-o')
end

if Letter == "X" % 5 points All Linear movement
    startPos = [currentCoords(1),currentCoords(2)-Centroid(1), currentCoords(3)+Centroid(2)]
    L_Bott_Corner = [currentCoords(1), currentCoords(2)-Centroid(1), currentCoords(3)-Centroid(2)]
    R_Bott_Corner = [currentCoords(1), currentCoords(2)+Centroid(1), currentCoords(3)-Centroid(2)]
    R_Top_Corner = [currentCoords(1), currentCoords(2)+Centroid(1), currentCoords(3)+Centroid(2)]
    figure;
    plot(currentCoords(2), currentCoords(3), '-x');
    hold on;
    plot(startPos(2), startPos(3), '-o')
    hold on;
    plot(R_Bott_Corner(2), R_Bott_Corner(3), '-o')
    hold on;
    plot(L_Bott_Corner(2), L_Bott_Corner(3), '-o')
    hold on;
    plot(R_Top_Corner(2), R_Top_Corner(3), '-o')
end

if Letter == "Y" % 5 points All Linear movement
    % Start as Left Top Corner
    startPos = [currentCoords(1),currentCoords(2)-Centroid(1), currentCoords(3)+Centroid(2)]
    R_Top_Corner = [currentCoords(1), currentCoords(2)+Centroid(1), currentCoords(3)+Centroid(2)]
    L_Top_Corner = [currentCoords(1),currentCoords(2)-Centroid(1), currentCoords(3)+Centroid(2)]
    Mid = currentCoords;
    Bott_Mid = [currentCoords(1), currentCoords(2), currentCoords(3)-Centroid(2)]
    figure;
    plot(currentCoords(2), currentCoords(3), '-x');
    hold on;
    plot(startPos(2), startPos(3), '-o')
    hold on;
    plot(R_Top_Corner(2), R_Top_Corner(3), '-o')
    hold on;
    plot(L_Top_Corner(2), L_Top_Corner(3), '-o')
    hold on;
    plot(Mid(2), Mid(3), '-o')
    hold on;
    plot(Bott_Mid(2), Bott_Mid(3), '-o')
end

if Letter == "Z" % 4 points All Linear movement
    % Start at top left corner
    startPos = [currentCoords(1),currentCoords(2)-Centroid(1), currentCoords(3)+Centroid(2)]
    L_Bott_Corner = [currentCoords(1), currentCoords(2)-Centroid(1), currentCoords(3)-Centroid(2)]
    R_Bott_Corner = [currentCoords(1), currentCoords(2)+Centroid(1), currentCoords(3)-Centroid(2)]
    R_Top_Corner = [currentCoords(1), currentCoords(2)+Centroid(1), currentCoords(3)+Centroid(2)]
    figure;
    plot(currentCoords(2), currentCoords(3), '-x');
    hold on;
    plot(startPos(2), startPos(3), '-o')
    hold on;
    plot(R_Bott_Corner(2), R_Bott_Corner(3), '-o')
    hold on;
    plot(L_Bott_Corner(2), L_Bott_Corner(3), '-o')
    hold on;
    plot(R_Top_Corner(2), R_Top_Corner(3), '-o')
end
